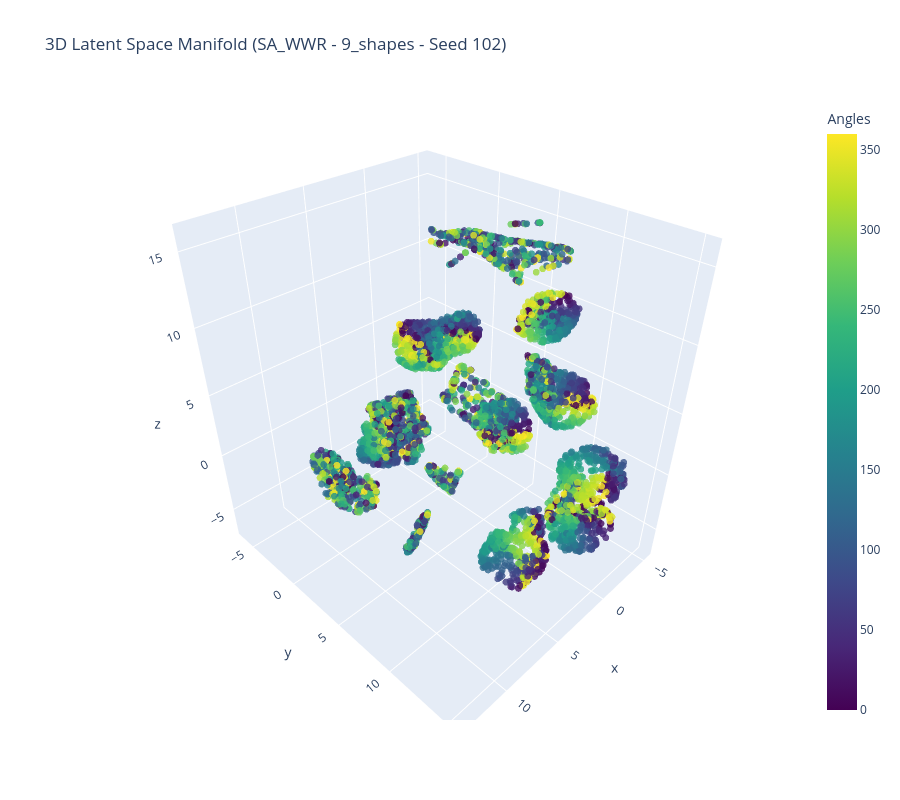

This figure's notebook cell:
### Code cell
gt_vars = dataset.factor_values[:, 3]
fig = plot_umap(proj, gt_vars, 'Angles')
fig.show()
fig.write_html("plots/sa1_latent_space_3d-angles.html")

### Figure 1 — Plotly figure (JSON) as saved in the notebook; plotly's stock layout.template omitted (floating-point values rounded to 4 significant figures; data arrays with more than 128 entries replaced by an {"elided": "..."} marker saying what was removed)
{"data": [{"hovertemplate": "x=%{x}<br>y=%{y}<br>z=%{z}<br>Angles=%{marker.color}<extra></extra>", "legendgroup": "", "marker": {"color": {"elided": "5000 float values"}, "coloraxis": "coloraxis", "opacity": 0.8, "size": 4, "symbol": "circle"}, "mode": "markers", "name": "", "scene": "scene", "showlegend": false, "type": "scatter3d", "x": {"elided": "5000 float values"}, "y": {"elided": "5000 float values"}, "z": {"elided": "5000 float values"}}], "layout": {"coloraxis": {"colorbar": {"title": {"text": "Angles"}}, "colorscale": [[0, "#440154"], [0.1111, "#482878"], [0.2222, "#3e4989"], [0.3333, "#31688e"], [0.4444, "#26828e"], [0.5556, "#1f9e89"], [0.6667, "#35b779"], [0.7778, "#6ece58"], [0.8889, "#b5de2b"], [1, "#fde725"]]}, "height": 800, "legend": {"tracegroupgap": 0}, "scene": {"domain": {"x": [0, 1], "y": [0, 1]}, "xaxis": {"title": {"text": "x"}}, "yaxis": {"title": {"text": "y"}}, "zaxis": {"title": {"text": "z"}}}, "title": {"text": "3D Latent Space Manifold (SA_WWR - 9_shapes - Seed 102)"}, "width": 900}}
